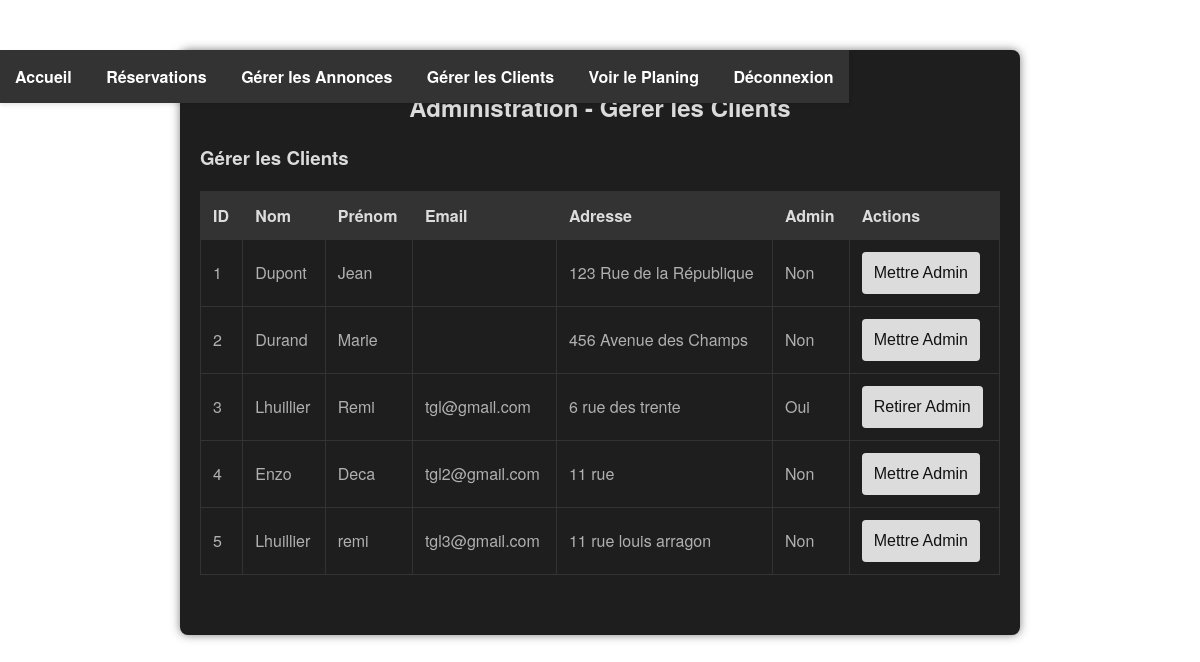
Page /admin_clients.php (signed in) on the committed database.
### tables this page shows
CREATE TABLE `clients` (
  `id_client` int(11) NOT NULL,
  `id_type_client` int(11) NOT NULL,
  `nom` varchar(100) NOT NULL,
  `prenom` varchar(100) NOT NULL,
  `adresse` varchar(256) NOT NULL,
  `email` varchar(100) NOT NULL,
  `password` varchar(255) NOT NULL,
  `is_admin` tinyint(1) NOT NULL DEFAULT 0
);

### admin_clients.php (the view, shortened to what this page needs)
<?php
$servername = "localhost";
$username = "root";
$password = "";
$dbname = "locauto";
$conn = new mysqli($servername, $username, $password, $dbname);
$sql_clients = "SELECT * FROM clients";
$result_clients = $conn->query($sql_clients);
?>
<!DOCTYPE html>
<html lang="fr">
<head>
    <link rel="stylesheet" href="CSS/styles.css">
    <link rel="stylesheet" href="CSS/admin_clients.css">
</head>
<body>
    <header>
        <nav>
        <ul>
                <li><a href="index.php">Accueil</a></li>
                <li><a href="admin.php">Réservations</a></li>
                <li><a href="admin_annonces.php">Gérer les Annonces</a></li>
                <li><a href="admin_clients.php">Gérer les Clients</a></li>
                <li><a href="planing.php">Voir le Planing</a></li>
                <li><a href="logout.php">Déconnexion</a></li>
            </ul>
        </nav>
    </header>
    <div class="admin-container">
        <h2>Administration - Gérer les Clients</h2>
        <div class="form-section">
            <h3>Gérer les Clients</h3>
            <table>
                <thead>
                    <tr>
                        <th>ID</th>
                        <th>Nom</th>
                        <th>Prénom</th>
                        <th>Email</th>
                        <th>Adresse</th>
                        <th>Admin</th>
                        <th>Actions</th>
                    </tr>
                </thead>
                <tbody>
                    <?php if ($result_clients->num_rows > 0): ?>
                        <?php while($row = $result_clients->fetch_assoc()): ?>
                            <tr>
                                <td><?php echo $row['id_client']; ?></td>
                                <td><?php echo $row['nom']; ?></td>
                                <td><?php echo $row['prenom']; ?></td>
                                <td><?php echo $row['email']; ?></td>
                                <td><?php echo $row['adresse']; ?></td>
                                <td><?php echo $row['is_admin'] ? 'Oui' : 'Non'; ?></td>
                                <td>
                                    <form action="admin_clients.php" method="POST" style="display:inline;">
                                        <button type="submit" name="update_admin_status"><?php echo $row['is_admin'] ? 'Retirer Admin' : 'Mettre Admin'; ?></button>
                                    </form>
                                </td>
                            </tr>
                        <?php endwhile; ?>
                    <?php else: ?>
                        <tr>
                            <td colspan="7">Aucun client trouvé.</td>
                        </tr>
                    <?php endif; ?>
                </tbody>
            </table>
        </div>
    </div>
</body>
</html>

### CSS/styles.css (style rules this page uses)
body { font-family: 'Helvetica Neue', Arial, sans-serif; margin: 0; padding: 0; background-color: #ffffff; color: #000000; }
header { background-color: #333; color: white; padding: 15px 0; box-shadow: 0 2px 4px rgba(0, 0, 0, 0.1); position: fixed; }
header nav ul { list-style: none; padding: 0; text-align: center; margin: 0; }
header nav ul li { display: inline; margin: 0 15px; position: relative; }
header nav ul li a { color: white; text-decoration: none; font-weight: bold; font-size: 16px; }
.admin-container { max-width: 800px; margin: 50px auto; padding: 20px; background-color: #1e1e1e; border-radius: 8px; box-shadow: 0 0 10px rgba(0, 0, 0, 0.5); }
.admin-container h2 { text-align: center; margin-bottom: 20px; color: #dcdcdc; }
.form-section { margin-bottom: 40px; }
.form-section h3 { margin-bottom: 20px; color: #dcdcdc; }
.form-section form { display: flex; flex-direction: column; }
.form-section button { padding: 12px; background-color: #dcdcdc; color: #121212; border: none; border-radius: 4px; cursor: pointer; font-size: 16px; transition: background-color 0.3s ease; }
table { width: 100%; border-collapse: collapse; margin-bottom: 20px; }
table th, table td { border: 1px solid #333; padding: 12px; text-align: left; color: #b0b0b0; }
table th { background-color: #333; color: #dcdcdc; font-weight: bold; }
table td form { display: inline; }
table td button { padding: 8px 12px; background-color: #dcdcdc; color: #121212; border: none; border-radius: 4px; cursor: pointer; font-size: 14px; transition: background-color 0.3s ease; }

### rows in the picture
clients: id_client "1", nom "Dupont", prenom "Jean", adresse "123 Rue de la République", is_admin "Non"
clients: id_client "2", nom "Durand", prenom "Marie", adresse "456 Avenue des Champs", is_admin "Non"
clients: id_client "3", nom "Lhuillier", prenom "Remi", email "tgl@gmail.com", adresse "6 rue des trente", is_admin "Oui"
clients: id_client "4", nom "Enzo", prenom "Deca", email "tgl2@gmail.com", adresse "11 rue", is_admin "Non"
clients: id_client "5", nom "Lhuillier", prenom "remi", email "tgl3@gmail.com", adresse "11 rue louis arragon", is_admin "Non"
